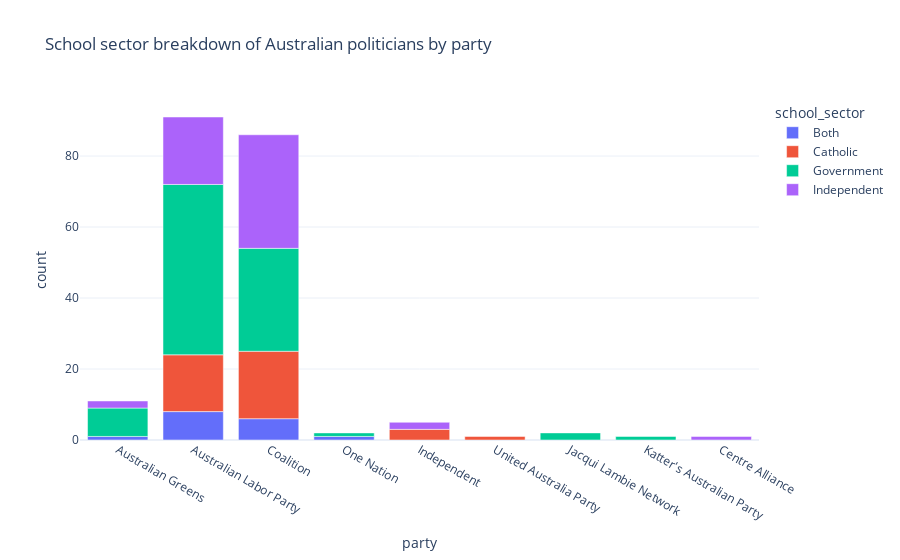

This figure's notebook cell:
### Code cell
# create a plot of ministers school sector type by party

school_sector_counts = ministers_education.drop_duplicates(["member", "school_sector"]).groupby(["school_sector", "party",]).size().reset_index(name='count')
fig = px.bar(school_sector_counts, x="party", y="count", color="school_sector", title="School sector breakdown of Australian politicians by party")
fig.show()

### Figure 1 — Plotly figure (JSON) as saved in the notebook; plotly's stock layout.template omitted (floating-point values rounded to 4 significant figures)
{"data": [{"alignmentgroup": "True", "hovertemplate": "school_sector=Both<br>party=%{x}<br>count=%{y}<extra></extra>", "legendgroup": "Both", "marker": {"color": "#636efa", "pattern": {"shape": ""}}, "name": "Both", "offsetgroup": "Both", "orientation": "v", "showlegend": true, "textposition": "auto", "x": ["Australian Greens", "Australian Labor Party", "Coalition", "One Nation"], "xaxis": "x", "y": [1, 8, 6, 1], "yaxis": "y", "type": "bar"}, {"alignmentgroup": "True", "hovertemplate": "school_sector=Catholic<br>party=%{x}<br>count=%{y}<extra></extra>", "legendgroup": "Catholic", "marker": {"color": "#EF553B", "pattern": {"shape": ""}}, "name": "Catholic", "offsetgroup": "Catholic", "orientation": "v", "showlegend": true, "textposition": "auto", "x": ["Australian Labor Party", "Coalition", "Independent", "United Australia Party"], "xaxis": "x", "y": [16, 19, 3, 1], "yaxis": "y", "type": "bar"}, {"alignmentgroup": "True", "hovertemplate": "school_sector=Government<br>party=%{x}<br>count=%{y}<extra></extra>", "legendgroup": "Government", "marker": {"color": "#00cc96", "pattern": {"shape": ""}}, "name": "Government", "offsetgroup": "Government", "orientation": "v", "showlegend": true, "textposition": "auto", "x": ["Australian Greens", "Australian Labor Party", "Coalition", "Jacqui Lambie Network", "Katter's Australian Party", "One Nation"], "xaxis": "x", "y": [8, 48, 29, 2, 1, 1], "yaxis": "y", "type": "bar"}, {"alignmentgroup": "True", "hovertemplate": "school_sector=Independent<br>party=%{x}<br>count=%{y}<extra></extra>", "legendgroup": "Independent", "marker": {"color": "#ab63fa", "pattern": {"shape": ""}}, "name": "Independent", "offsetgroup": "Independent", "orientation": "v", "showlegend": true, "textposition": "auto", "x": ["Australian Greens", "Australian Labor Party", "Centre Alliance", "Coalition", "Independent"], "xaxis": "x", "y": [2, 19, 1, 32, 2], "yaxis": "y", "type": "bar"}], "layout": {"xaxis": {"anchor": "y", "domain": [0.0, 1.0], "title": {"text": "party"}}, "yaxis": {"anchor": "x", "domain": [0.0, 1.0], "title": {"text": "count"}}, "legend": {"title": {"text": "school_sector"}, "tracegroupgap": 0}, "title": {"text": "School sector breakdown of Australian politicians by party"}, "barmode": "relative"}}
